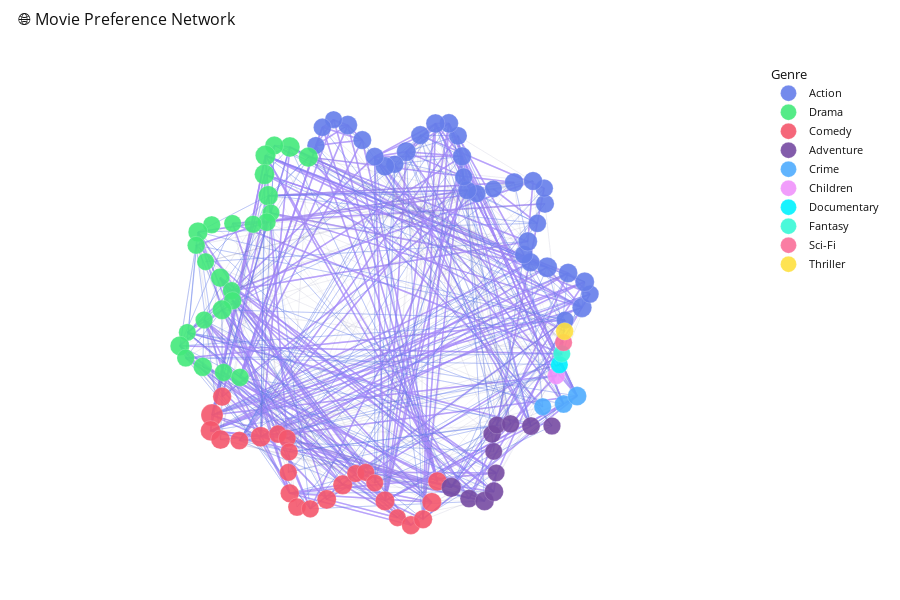

The notebook cell this image was saved under:
### Code cell
# Interactive preference network
from src.visualization.interactive_plots import build_plotly_preference_network

fig = build_plotly_preference_network(journey_edges, movies, max_nodes=100, dark_mode=False)
fig.show()

### Figure 1 — Plotly figure (JSON) as saved in the notebook; plotly's stock layout.template omitted (floating-point values rounded to 4 significant figures; data arrays with more than 128 entries replaced by an {"elided": "..."} marker saying what was removed)
{"data": [{"hoverinfo": "none", "line": {"color": "rgba(167,139,250,0.55)", "width": 1.5}, "mode": "lines", "name": "strong edges", "showlegend": false, "type": "scatter", "x": {"elided": "1119 float values"}, "y": {"elided": "1119 float values"}}, {"hoverinfo": "none", "line": {"color": "rgba(102,126,234,0.30)", "width": 0.8}, "mode": "lines", "name": "medium edges", "showlegend": false, "type": "scatter", "x": {"elided": "1086 float values"}, "y": {"elided": "1086 float values"}}, {"hoverinfo": "none", "line": {"color": "rgba(100,100,150,0.15)", "width": 0.4}, "mode": "lines", "name": "weak edges", "showlegend": false, "type": "scatter", "x": {"elided": "1083 float values"}, "y": {"elided": "1083 float values"}}, {"customdata": [39.49, 48.35, 41.14, 46.81, 46.19, 50.61, 44.55, 42.68, 46.12, 41.46, 43.86, 40.92, 44.63, 45.32, 38.94, 41.1, 43.52, 40.63, 44.89, 43.2, 46.02, 45.83, 44.22, 47.52, 40.58, 46.26, 42.93, 43.51, 46.69, 39.87, 41.45, 39.78], "hovertemplate": "<b>%{text}</b><br>Score: %{customdata:.2f}<extra></extra>", "marker": {"color": "#667eea", "line": {"color": "rgba(255,255,255,0.25)", "width": 0.8}, "opacity": 0.9, "size": [17.45, 19.57, 17.84, 19.2, 19.05, 20.11, 18.66, 18.21, 19.03, 17.92, 18.49, 17.79, 18.68, 18.84, 17.32, 17.84, 18.41, 17.72, 18.74, 18.34, 19.01, 18.97, 18.58, 19.37, 17.71, 19.07, 18.27, 18.41, 19.17, 17.54, 17.92, 17.52]}, "mode": "markers", "name": "Action", "showlegend": true, "text": ["Strange Days (1995)", "Waterworld (1995)", "French Kiss (1995)", "Outbreak (1995)", "Specialist, The (1994)", "Clear and Present Danger (1994)", "Cliffhanger (1993)", "Hot Shots! Part Deux (1993)", "Dragonheart (1996)", "Abyss, The (1989)", "Butch Cassidy and the Sundance Kid (1969)", "Die Hard 2 (1990)", "Star Trek VI: The Undiscovered Country (1991)", "Sneakers (1992)", "Hunt for Red October, The (1990)", "Rocketeer, The (1991)", "Ronin (1998)", "World Is Not Enough, The (1999)", "Gone in 60 Seconds (2000)", "Naked Gun: From the Files of Police Squad!, The (1988)", "Mummy Returns, The (2001)", "Lara Croft: Tomb Raider (2001)", "Jurassic Park III (2001)", "Star Wars: Episode II - Attack of the Clones (2002)", "X2: X-Men United (2003)", "28 Days Later (2002)", "Terminator 3: Rise of the Machines (2003)", "Dark Knight Rises, The (2012)", "Django Unchained (2012)", "Star Trek Into Darkness (2013)", "Guardians of the Galaxy (2014)", "Deadpool (2016)"], "type": "scatter", "x": [1.0, 1.094, 1.139, 1.109, 1.017, 0.901, 0.8082, 0.7715, 0.7933, 0.8465, 0.8887, 0.8847, 0.8224, 0.7173, 0.6024, 0.5102, 0.4571, 0.4371, 0.4279, 0.4051, 0.3549, 0.2802, 0.1959, 0.1182, 0.05443, 5.227e-17, -0.05709, -0.1263, -0.2065, -0.2857, -0.3478, -0.384], "y": [0.0, 0.06886, 0.1439, 0.2116, 0.2612, 0.2928, 0.32, 0.363, 0.4361, 0.5372, 0.6457, 0.7319, 0.7723, 0.7639, 0.7282, 0.7023, 0.7203, 0.7951, 0.9094, 1.023, 1.092, 1.091, 1.027, 0.9353, 0.8652, 0.8537, 0.9075, 0.9996, 1.083, 1.113, 1.07, 0.9698]}, {"customdata": [48.13, 50.17, 43.74, 51.62, 50.13, 49.08, 39.24, 42.39, 39.87, 38.71, 39.88, 48.31, 40.5, 39.26, 45.33, 40.68, 41.83, 47.71, 39.73, 39.06, 47.42, 40.35, 44.57, 41.31, 41.57], "hovertemplate": "<b>%{text}</b><br>Score: %{customdata:.2f}<extra></extra>", "marker": {"color": "#43e97b", "line": {"color": "rgba(255,255,255,0.25)", "width": 0.8}, "opacity": 0.9, "size": [19.52, 20.01, 18.47, 20.35, 19.99, 19.74, 17.39, 18.14, 17.54, 17.26, 17.54, 19.56, 17.69, 17.4, 18.85, 17.73, 18.01, 19.42, 17.51, 17.35, 19.35, 17.65, 18.66, 17.88, 17.95]}, "mode": "markers", "name": "Drama", "showlegend": true, "text": ["Mr. Holland's Opus (1995)", "Crimson Tide (1995)", "Disclosure (1994)", "Quiz Show (1994)", "Firm, The (1993)", "In the Name of the Father (1993)", "Philadelphia (1993)", "Searching for Bobby Fischer (1993)", "Citizen Kane (1941)", "Streetcar Named Desire, A (1951)", "Full Metal Jacket (1987)", "Unforgiven (1992)", "Shine (1996)", "Jerry Maguire (1996)", "Boogie Nights (1997)", "Deep Impact (1998)", "Elephant Man, The (1980)", "Insider, The (1999)", "Magnolia (1999)", "Perfect Storm, The (2000)", "Almost Famous (2000)", "You Can Count on Me (2000)", "Chocolat (2000)", "K-PAX (2001)", "The Imitation Game (2014)"], "type": "scatter", "x": [-0.4258, -0.5283, -0.615, -0.6639, -0.6695, -0.6485, -0.6337, -0.657, -0.7324, -0.8465, -0.9627, -1.039, -1.049, -0.9966, -0.9153, -0.8527, -0.8464, -0.9055, -1.005, -1.098, -1.14, -1.107, -1.013, -0.8966, -0.806], "y": [0.9048, 0.961, 0.9691, 0.9138, 0.8092, 0.6906, 0.5951, 0.5435, 0.5321, 0.5372, 0.5292, 0.4889, 0.4153, 0.3238, 0.235, 0.1627, 0.1069, 0.05697, 1.231e-16, -0.0691, -0.144, -0.2112, -0.26, -0.2913, -0.3191]}, {"customdata": [44.5, 58.51, 50.26, 46.37, 42.8, 50.84, 41.53, 39.34, 40.48, 40.14, 44.49, 41.87, 40.43, 46.57, 47.74, 39.95, 40.06, 38.92, 47.51, 39.61, 44.22, 44.57, 47.01, 45.51], "hovertemplate": "<b>%{text}</b><br>Score: %{customdata:.2f}<extra></extra>", "marker": {"color": "#f5576c", "line": {"color": "rgba(255,255,255,0.25)", "width": 0.8}, "opacity": 0.9, "size": [18.65, 22.0, 20.03, 19.1, 18.24, 20.17, 17.94, 17.41, 17.69, 17.6, 18.65, 18.02, 17.67, 19.14, 19.42, 17.56, 17.59, 17.31, 19.37, 17.48, 18.58, 18.67, 19.25, 18.89]}, "mode": "markers", "name": "Comedy", "showlegend": true, "text": ["American President, The (1995)", "Get Shorty (1995)", "Clueless (1995)", "Birdcage, The (1996)", "Mallrats (1995)", "While You Were Sleeping (1995)", "Hudsucker Proxy, The (1994)", "Brady Bunch Movie, The (1995)", "Cable Guy, The (1996)", "Nutty Professor, The (1996)", "Monty Python's Life of Brian (1979)", "Sting, The (1973)", "Fried Green Tomatoes (1991)", "When Harry Met Sally... (1989)", "Grease (1978)", "Grosse Pointe Blank (1997)", "Rocky Horror Picture Show, The (1975)", "American Pie 2 (2001)", "Zoolander (2001)", "M*A*S*H (a.k.a. MASH) (1970)", "Monty Python's The Meaning of Life (1983)", "School of Rock (2003)", "Super Size Me (2004)", "Wolf of Wall Street, The (2013)"], "type": "scatter", "x": [-0.9048, -0.961, -0.9691, -0.9138, -0.8092, -0.6906, -0.5951, -0.5435, -0.5321, -0.5372, -0.5292, -0.4889, -0.4153, -0.3238, -0.235, -0.1627, -0.1069, -0.05697, -1.846e-16, 0.0691, 0.144, 0.2112, 0.26, 0.2913], "y": [-0.4258, -0.5283, -0.615, -0.6639, -0.6695, -0.6485, -0.6337, -0.657, -0.7324, -0.8465, -0.9627, -1.039, -1.049, -0.9966, -0.9153, -0.8527, -0.8464, -0.9055, -1.005, -1.098, -1.14, -1.107, -1.013, -0.8966]}, {"customdata": [48.82, 41.91, 45.85, 46.37, 38.61, 38.84, 41.23, 39.62, 41.22, 42.52, 39.77], "hovertemplate": "<b>%{text}</b><br>Score: %{customdata:.2f}<extra></extra>", "marker": {"color": "#764ba2", "line": {"color": "rgba(255,255,255,0.25)", "width": 0.8}, "opacity": 0.9, "size": [19.68, 18.03, 18.97, 19.09, 17.24, 17.29, 17.87, 17.48, 17.86, 18.17, 17.52]}, "mode": "markers", "name": "Adventure", "showlegend": true, "text": ["Star Trek: Generations (1994)", "City Slickers II: The Legend of Curly's Gold (1994)", "James and the Giant Peach (1996)", "Lawrence of Arabia (1962)", "Dark City (1998)", "Dogma (1999)", "Beach, The (2000)", "Thelma & Louise (1991)", "A.I. Artificial Intelligence (2001)", "Harry Potter and the Chamber of Secrets (2002)", "Inside Out (2015)"], "type": "scatter", "x": [0.3681, 0.4669, 0.553, 0.6052, 0.6173, 0.6039, 0.5951, 0.6215, 0.6976, 0.8111, 0.9275], "y": [-0.9298, -0.9923, -1.006, -0.9537, -0.8497, -0.73, -0.6337, -0.5837, -0.5771, -0.5893, -0.5886]}, {"customdata": [39.47, 41.48, 45.98], "hovertemplate": "<b>%{text}</b><br>Score: %{customdata:.2f}<extra></extra>", "marker": {"color": "#4facfe", "line": {"color": "rgba(255,255,255,0.25)", "width": 0.8}, "opacity": 0.9, "size": [17.44, 17.93, 19.0]}, "mode": "markers", "name": "Crime", "showlegend": true, "text": ["Ransom (1996)", "Ocean's Eleven (2001)", "Red Dragon (2002)"], "type": "scatter", "x": [0.8763, 0.9923, 1.067], "y": [-0.4818, -0.4669, -0.4225]}, {"customdata": [40.06], "hovertemplate": "<b>%{text}</b><br>Score: %{customdata:.2f}<extra></extra>", "marker": {"color": "#f093fb", "line": {"color": "rgba(255,255,255,0.25)", "width": 0.8}, "opacity": 0.9, "size": [17.59]}, "mode": "markers", "name": "Children", "showlegend": true, "text": ["Babe (1995)"], "type": "scatter", "x": [0.9511], "y": [-0.309]}, {"customdata": [39.15], "hovertemplate": "<b>%{text}</b><br>Score: %{customdata:.2f}<extra></extra>", "marker": {"color": "#00f2fe", "line": {"color": "rgba(255,255,255,0.25)", "width": 0.8}, "opacity": 0.9, "size": [17.37]}, "mode": "markers", "name": "Documentary", "showlegend": true, "text": ["Crumb (1994)"], "type": "scatter", "x": [0.9686], "y": [-0.2487]}, {"customdata": [38.96], "hovertemplate": "<b>%{text}</b><br>Score: %{customdata:.2f}<extra></extra>", "marker": {"color": "#38f9d7", "line": {"color": "rgba(255,255,255,0.25)", "width": 0.8}, "opacity": 0.9, "size": [17.32]}, "mode": "markers", "name": "Fantasy", "showlegend": true, "text": ["Brazil (1985)"], "type": "scatter", "x": [0.9823], "y": [-0.1874]}, {"customdata": [39.26], "hovertemplate": "<b>%{text}</b><br>Score: %{customdata:.2f}<extra></extra>", "marker": {"color": "#fa709a", "line": {"color": "rgba(255,255,255,0.25)", "width": 0.8}, "opacity": 0.9, "size": [17.39]}, "mode": "markers", "name": "Sci-Fi", "showlegend": true, "text": ["Interstellar (2014)"], "type": "scatter", "x": [0.9921], "y": [-0.1253]}, {"customdata": [40.53], "hovertemplate": "<b>%{text}</b><br>Score: %{customdata:.2f}<extra></extra>", "marker": {"color": "#fee140", "line": {"color": "rgba(255,255,255,0.25)", "width": 0.8}, "opacity": 0.9, "size": [17.7]}, "mode": "markers", "name": "Thriller", "showlegend": true, "text": ["Fugitive, The (1993)"], "type": "scatter", "x": [0.998], "y": [-0.06279]}], "layout": {"font": {"color": "#111"}, "height": 600, "hovermode": "closest", "legend": {"bgcolor": "rgba(255,255,255,0.85)", "bordercolor": "rgba(255,255,255,0.1)", "borderwidth": 1, "font": {"color": "#111", "size": 11}, "orientation": "v", "title": {"text": "Genre"}, "x": 1.01, "y": 0.98}, "margin": {"b": 10, "l": 10, "r": 140, "t": 50}, "paper_bgcolor": "white", "plot_bgcolor": "white", "showlegend": true, "title": {"font": {"color": "#111", "size": 16}, "text": "🌐 Movie Preference Network", "x": 0.02}, "xaxis": {"range": [-1.5, 1.5], "visible": false}, "yaxis": {"range": [-1.5, 1.5], "scaleanchor": "x", "scaleratio": 1, "visible": false}}}
